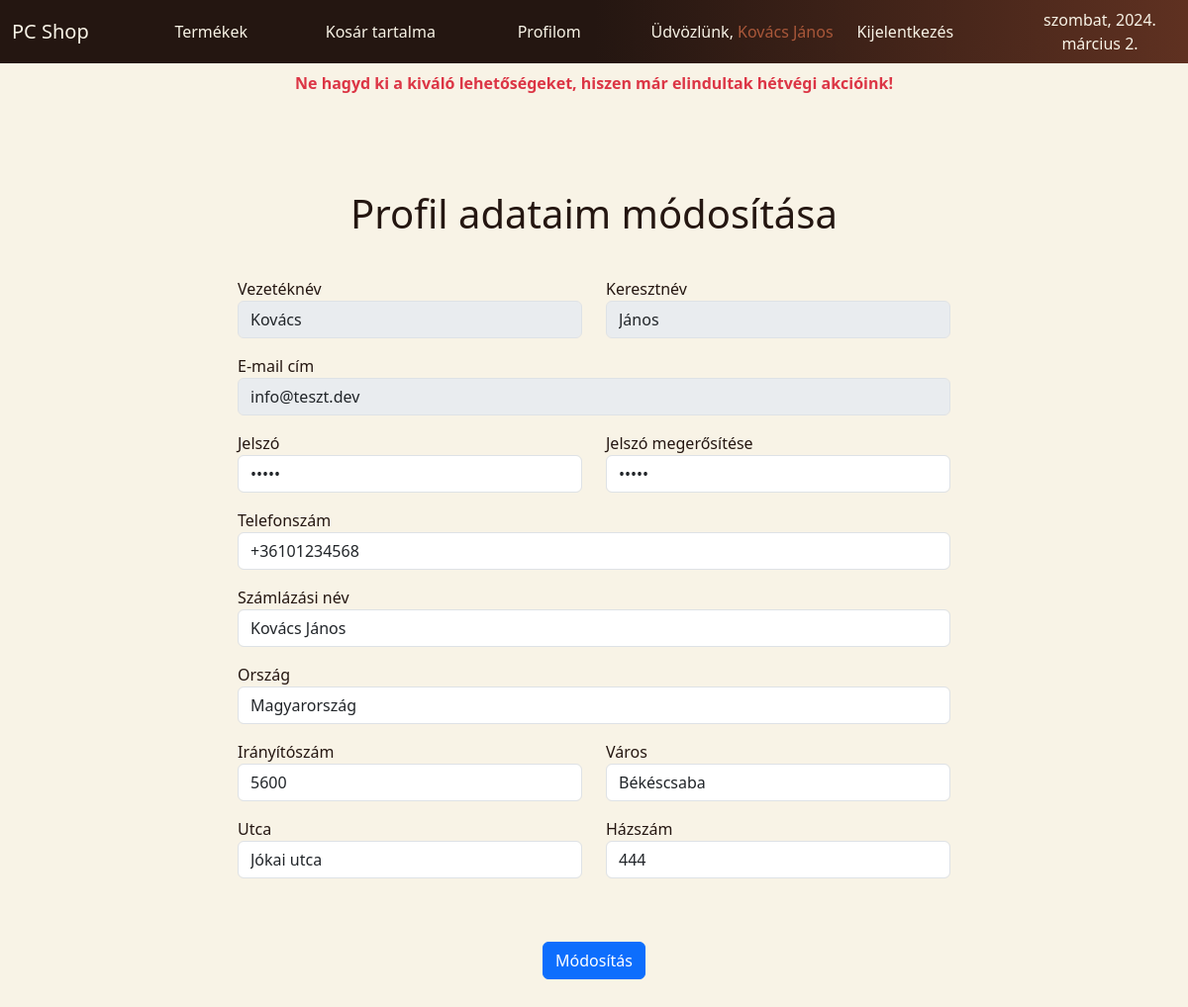
Screenshot of /?page=profileView (signed in) with the database file from the repository.
### tables this page shows
CREATE TABLE `users` (
  `id` int(11) NOT NULL,
  `first_name` varchar(30) DEFAULT NULL,
  `last_name` varchar(30) DEFAULT NULL,
  `email` varchar(255) DEFAULT NULL,
  `password` varchar(255) DEFAULT NULL,
  `phone` varchar(30) DEFAULT NULL,
  `billing_name` varchar(60) DEFAULT NULL,
  `country` varchar(60) DEFAULT NULL,
  `zip` int(4) NOT NULL,
  `city` varchar(40) DEFAULT NULL,
  `street` varchar(40) DEFAULT NULL,
  `nr` varchar(20) DEFAULT NULL,
  `created_at` timestamp NULL DEFAULT CURRENT_TIMESTAMP,
  `updated_at` timestamp NULL DEFAULT NULL ON UPDATE CURRENT_TIMESTAMP
);

### traits/Utilities.php (called while the page is built, shortened)
<?php
trait Utilities {
    function getViewFile( $file ) {
        include(__DIR__."/../views/".$file.".php");
    }
}

### views/profile.php (the view, shortened to what this page needs)
<!DOCTYPE html>
<html lang="en">
<head>
    <link href="https://cdn.jsdelivr.net/npm/bootstrap@5.3.2/dist/css/bootstrap.min.css" rel="stylesheet">
    <link rel="stylesheet" href="https://cdn.jsdelivr.net/npm/bootstrap-icons@1.11.3/font/bootstrap-icons.min.css">
    <link rel="stylesheet" href="./css/style.css">
</head>
<body>
    <?php
    include("nav.php");
    if (isset($_SESSION["user"])) {
        $user_update = mysqli_query($page->connectProcess(), "select * from users where id = '" . $_SESSION["user"]["id"] . "' ");
        $user = mysqli_fetch_assoc($user_update);
    }
    if (isset($_SESSION["user"]) == false) {
        echo '
        <main class="container-lg py-5">
            <section class="row row-cols-1 gy-3 py-3">
                <article class="col-auto p-2 mx-auto">
                    <h1>Ez az oldal bejelentkezést igényel!</h1>
                </article>
            </section>
            <section class="row row-cols-1 gy-3 py-3">
                <article class="col-auto p-2 mx-auto">
                    <div class="col-12 py-5 d-flex justify-content-center">
                        <a class="btn btn-dark w-100" href="#loginModal" data-bs-toggle="modal">Bejelentkezés</a>
                    </div>
                </article>
            </section>
        </main>';
    } else {
    ?>
        <main class="container-lg py-5 main-custom-top">
            <section class="row row-cols-1 gy-3 py-3">
                <article class="col-auto p-2 mx-auto">
                    <h1>Profil adataim módosítása</h1>
                </article>
                <article class="col-lg-8 p-2 mx-auto">
                    <form action="?page=updateProcess" method="post" class="container">
                        <div class="row gy-3">
                            <div class="col-lg-6">
                                <label for="first_name">Vezetéknév</label>
                                <input type="text" class="form-control" id="first_name" name="first_name" value="<?php echo $user["first_name"] ?>" disabled>
                            </div>
                            <div class="col-lg-6">
                                <label for="last_name">Keresztnév</label>
                                <input type="text" class="form-control" id="last_name" name="last_name" value="<?php echo $user["last_name"] ?>" disabled>
                            </div>
                            <div class="col-12">
                                <label for="email">E-mail cím</label>
                                <input type="email" class="form-control" id="email" name="email" value="<?php echo $user["email"] ?>" disabled>
                            </div>
                            <div class="col-lg-6">
                                <label for="password">Jelszó</label>
                                <input type="password" class="form-control" id="password" name="password" value="<?php echo $user["password"] ?>">
                            </div>
                            <div class="col-lg-6">
                                <label for="password_confirmation">Jelszó megerősítése</label>
                                <input type="password" class="form-control" id="password_confirmation" name="password_confirmation" value="<?php echo $user["password"] ?>">
                            </div>
                            <div class="col-12">
                                <label for="phone">Telefonszám</label>
                                <input type="text" class="form-control" id="phone" name="phone" value="<?php echo $user["phone"] ?>">
                            </div>
                            <div class="col-12">
                                <label for="billing_name">Számlázási név</label>
                                <input type="text" class="form-control" id="billing_name" name="billing_name" value="<?php echo $user["billing_name"] ?>">
                            </div>
                            <div class="col-12">
                                <label for="country">Ország</label>
                                <input type="text" class="form-control" id="country" name="country" value="<?php echo $user["country"] ?>">
                            </div>
                            <div class="col-lg-6">
                                <label for="zip">Irányítószám</label>
                                <input type="text" class="form-control" id="zip" name="zip" value="<?php echo $user["zip"] ?>">
                            </div>
                            <div class="col-lg-6">
                                <label for="city">Város</label>
                                <input type="text" class="form-control" id="city" name="city" value="<?php echo $user["city"] ?>">
                            </div>
                            <div class="col-lg-6">
                                <label for="street">Utca</label>
                                <input type="text" class="form-control" id="street" name="street" value="<?php echo $user["street"] ?>">
                            </div>
                            <div class="col-lg-6">
                                <label for="nr">Házszám</label>
                                <input type="text" class="form-control" id="nr" name="nr" value="<?php echo $user["nr"] ?>">
                            </div>
                            <div class="col-12 py-5 d-flex justify-content-center">
                                <button type="submit" class="btn btn-primary" name="modosit">Módosítás</button>
                            </div>
                        </div>
                    </form>
                </article>
            </section>
        </main>
    <?php
    }
    ?>
</body>
</html>

### css/style.css (style rules this page uses)
* { box-sizing: border-box; }
:root { --first: #f8f3e6; --second: #D1917A; --third: #AA583A; --fourth: #5F3121; --fifth: #241611; --transition: 800ms; --bs-body-color-rgb: #fff; }
html, body { background-color: var(--first); font-family: system-ui, -apple-system, BlinkMacSystemFont, 'Segoe UI', Roboto, Oxygen, Ubuntu, Cantarell, 'Open Sans', 'Helvetica Neue', sans-serif; }
.main-custom-top { margin-top: 3.5rem; }
.termek-cim, .name-color, .text-color, body, h1, h2, h3, h4, h5, h6 { color: var(--fifth)!important; }

### rows the page displays
users: first_name "Kovács", last_name "János", email "info@teszt.dev", phone "+36101234568", billing_name "Kovács János", country "Magyarország", zip "5600", city "Békéscsaba", street "Jókai utca", nr "444"

### other values shown
$_SESSION["user"]["first_name"] "Kovács"
$_SESSION["user"]["last_name"] "János"
